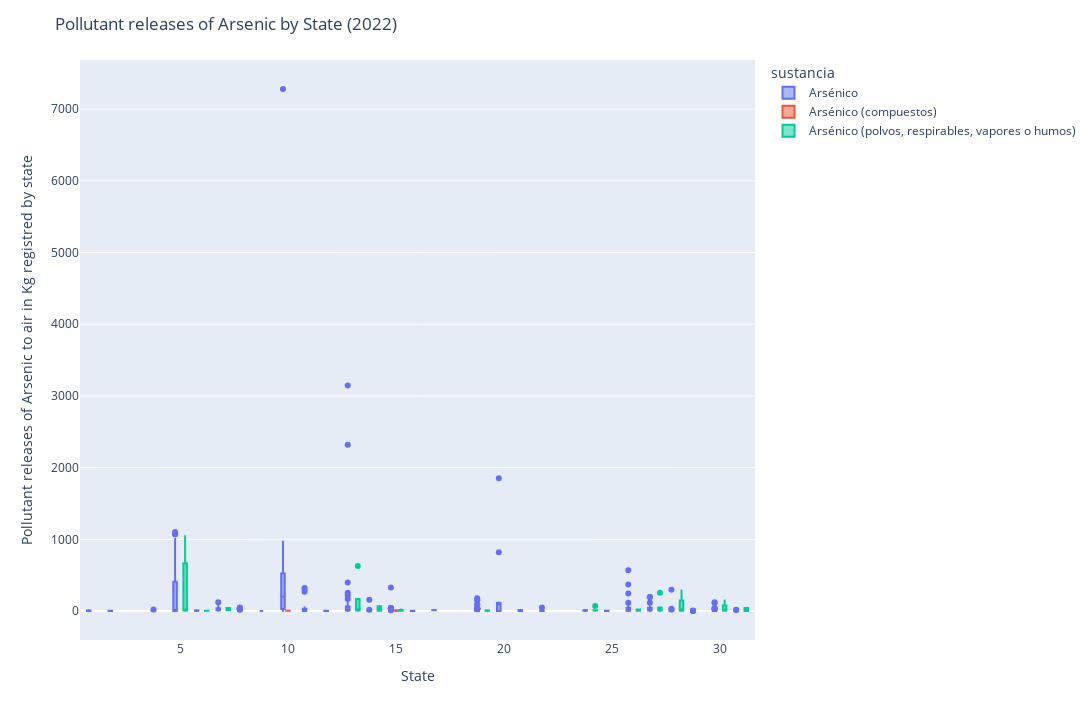

This figure's notebook cell:
### Markdown cell above
## dos

### Code cell
to_bp_1 = joined[[
    "anio", "cve_ent",'estado', 'sustancia', 'iarc_group', 'cas',
    'em_agua', 'em_aire', 'em_suelo', 
    'tr_alcantarillado', 'tr_coprocesamiento', 'tr_dispfinal', 'tr_incineracion', 'tr_otros', 'tr_reciclado', 'tr_reutilizacion', 'tr_tratamiento',
]]

arsenico_2022 = to_bp_1[(to_bp_1["cas"] == "7440-38-2") | (to_bp_1["cas"] == "As") | (to_bp_1["cas"] == "S/C1") & (to_bp_1["anio"]==2022)].sort_values(by=["anio", "sustancia", "cve_ent"])
as_aire_2022 = arsenico_2022[(arsenico_2022["em_aire"]>0)]
#as_aire_2022["as_aire"] = np.log10(as_aire_2022.em_aire)


fig = px.box(as_aire_2022,
             x="cve_ent",
             y="em_aire",
             color="sustancia",
             #hover_data=['ENT_NOMBRE','TASA_EST_3_1_100k','SEXO','RANGO_EDAD'],
             #labels={'iarc_group':'IARC Group'},
             width=1500,
             height=720)
            #  points='all')
fig.update_traces(quartilemethod='exclusive')
fig.update_layout(
    title="Pollutant releases of Arsenic by State (2022)",
    yaxis_title="Pollutant releases of Arsenic to air in Kg registred by state",
    xaxis_title="State"
)
fig.write_image("output/boxplot_emisiones_arsenico_2022.pdf")
fig.write_html("output/boxplot_emisiones_arsenico_2022.html")
fig.show()

### Figure 1 — Plotly figure (JSON) as saved in the notebook; plotly's stock layout.template omitted (floating-point values rounded to 4 significant figures; data arrays with more than 128 entries replaced by an {"elided": "..."} marker saying what was removed)
{"data": [{"alignmentgroup": "True", "hovertemplate": "sustancia=Arsénico<br>cve_ent=%{x}<br>em_aire=%{y}<extra></extra>", "legendgroup": "Arsénico", "marker": {"color": "#636efa"}, "name": "Arsénico", "notched": false, "offsetgroup": "Arsénico", "orientation": "v", "quartilemethod": "exclusive", "showlegend": true, "type": "box", "x": {"elided": "1067 int values"}, "x0": " ", "xaxis": "x", "y": {"elided": "1067 float values"}, "y0": " ", "yaxis": "y"}, {"alignmentgroup": "True", "hovertemplate": "sustancia=Arsénico (compuestos)<br>cve_ent=%{x}<br>em_aire=%{y}<extra></extra>", "legendgroup": "Arsénico (compuestos)", "marker": {"color": "#EF553B"}, "name": "Arsénico (compuestos)", "notched": false, "offsetgroup": "Arsénico (compuestos)", "orientation": "v", "quartilemethod": "exclusive", "showlegend": true, "type": "box", "x": [5, 13, 15, 8, 24, 15, 15, 10, 15, 10, 15, 10, 15, 10, 15], "x0": " ", "xaxis": "x", "y": [172, 1.129, 9, 2.803, 1.51, 1.47, 1.97, 2.61, 3.986, 2.8, 2.684, 2.36, 6.732, 2.254, 3.514], "y0": " ", "yaxis": "y"}, {"alignmentgroup": "True", "hovertemplate": "sustancia=Arsénico (polvos, respirables, vapores o humos)<br>cve_ent=%{x}<br>em_aire=%{y}<extra></extra>", "legendgroup": "Arsénico (polvos, respirables, vapores o humos)", "marker": {"color": "#00cc96"}, "name": "Arsénico (polvos, respirables, vapores o humos)", "notched": false, "offsetgroup": "Arsénico (polvos, respirables, vapores o humos)", "orientation": "v", "quartilemethod": "exclusive", "showlegend": true, "type": "box", "x": [2, 5, 5, 5, 5, 5, 6, 6, 6, 6, 7, 7, 7, 8, 10, 13, 13, 13, 13, 13, 13, 14, 14, 15, 15, 15, 15, 16, 17, 19, 19, 19, 19, 19, 19, 19, 19, 19, 21, 22, 24, 24, 24, 24, 24, 24, 25, 26, 26, 26, 27, 27, 27, 27, 27, 27, 27, 28, 28, 28, 28, 29, 30, 30, 30, 30, 31, 31], "x0": " ", "xaxis": "x", "y": [41.32, 4.657, 7.749, 288.5, 1044.0, 16, 2.17, 5.01, 2.246, 4.108, 9.28, 42.6, 15.96, 11.8, 2.198, 5.2, 17.05, 166.9, 7.494, 627.7, 30.59, 3.9, 67.07, 4.235, 5.5, 19.77, 3.01, 1.044, 9.362, 4.7, 3.102, 4.18, 3.195, 8.018, 1.19, 1.584, 5.5, 9.529, 1.447, 2.438, 70.34, 7.62, 11.51, 4.1, 9.502, 7.955, 3.34, 3.158, 6.459, 21.37, 1.509, 18.65, 14.57, 19.86, 7, 49.91, 253.2, 3.858, 4.52, 6.6, 284.8, 1.91, 2.938, 146.3, 9.57, 1.986, 1.636, 40.3], "y0": " ", "yaxis": "y"}], "layout": {"boxmode": "group", "height": 720, "legend": {"title": {"text": "sustancia"}, "tracegroupgap": 0}, "margin": {"t": 60}, "title": {"text": "Pollutant releases of Arsenic by State (2022)"}, "width": 1500, "xaxis": {"anchor": "y", "domain": [0, 1], "title": {"text": "State"}}, "yaxis": {"anchor": "x", "domain": [0, 1], "title": {"text": "Pollutant releases of Arsenic to air in Kg registred by state"}}}}
